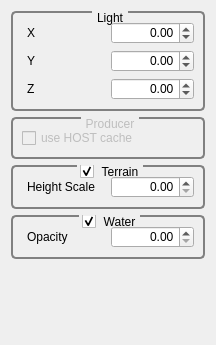
<?xml version="1.0" encoding="UTF-8"?>
<ui version="4.0">
 <class>GvQCustomEditor</class>
 <widget class="QWidget" name="GvQCustomEditor">
  <property name="geometry">
   <rect>
    <x>0</x>
    <y>0</y>
    <width>216</width>
    <height>345</height>
   </rect>
  </property>
  <property name="windowTitle">
   <string>Custom Editor</string>
  </property>
  <property name="styleSheet">
   <string>QGroupBox
{
     background-color: qlineargradient(x1: 0, y1: 0, x2: 0, y2: 1,
                                       stop: 0 #E0E0E0, stop: 1 #FFFFFF);
     border: 2px solid gray;
     border-radius: 5px;
     margin-top: 1ex; /* leave space at the top for the title */
 }

 QGroupBox::title
{
	 subcontrol-origin: margin;
     subcontrol-position: top center; /* position at the top center */
     padding: 0 3px;
     background-color: qlineargradient(x1: 0, y1: 0, x2: 0, y2: 1,
                                       stop: 0 #FFOECE, stop: 1 #FFFFFF);
 }

QLabel
{
	border-radius: 4px;
	padding: 2px;
 }
</string>
  </property>
  <layout class="QVBoxLayout" name="verticalLayout_2">
   <item>
    <widget class="QGroupBox" name="groupBox_2">
     <property name="title">
      <string>Light</string>
     </property>
     <layout class="QGridLayout" name="gridLayout_2">
      <item row="0" column="0">
       <widget class="QLabel" name="label_4">
        <property name="text">
         <string>X</string>
        </property>
       </widget>
      </item>
      <item row="0" column="1">
       <widget class="QDoubleSpinBox" name="_lightXDoubleSpinBox">
        <property name="alignment">
         <set>Qt::AlignRight|Qt::AlignTrailing|Qt::AlignVCenter</set>
        </property>
        <property name="minimum">
         <double>-99.989999999999995</double>
        </property>
        <property name="singleStep">
         <double>0.100000000000000</double>
        </property>
       </widget>
      </item>
      <item row="1" column="0">
       <widget class="QLabel" name="label_5">
        <property name="text">
         <string>Y</string>
        </property>
       </widget>
      </item>
      <item row="1" column="1">
       <widget class="QDoubleSpinBox" name="_lightYDoubleSpinBox">
        <property name="alignment">
         <set>Qt::AlignRight|Qt::AlignTrailing|Qt::AlignVCenter</set>
        </property>
        <property name="minimum">
         <double>-99.989999999999995</double>
        </property>
        <property name="singleStep">
         <double>0.100000000000000</double>
        </property>
       </widget>
      </item>
      <item row="2" column="0">
       <widget class="QLabel" name="label_6">
        <property name="text">
         <string>Z</string>
        </property>
       </widget>
      </item>
      <item row="2" column="1">
       <widget class="QDoubleSpinBox" name="_lightZDoubleSpinBox">
        <property name="alignment">
         <set>Qt::AlignRight|Qt::AlignTrailing|Qt::AlignVCenter</set>
        </property>
        <property name="minimum">
         <double>-99.989999999999995</double>
        </property>
        <property name="singleStep">
         <double>0.100000000000000</double>
        </property>
       </widget>
      </item>
     </layout>
    </widget>
   </item>
   <item>
    <widget class="QGroupBox" name="groupBox">
     <property name="enabled">
      <bool>false</bool>
     </property>
     <property name="title">
      <string>Producer</string>
     </property>
     <layout class="QVBoxLayout" name="verticalLayout">
      <item>
       <widget class="QCheckBox" name="_useHostCacheCheckBox">
        <property name="toolTip">
         <string>It avoids to read data from disk.</string>
        </property>
        <property name="text">
         <string>use HOST cache</string>
        </property>
       </widget>
      </item>
     </layout>
    </widget>
   </item>
   <item>
    <widget class="QGroupBox" name="groupBox_3">
     <property name="title">
      <string>Terrain</string>
     </property>
     <property name="checkable">
      <bool>true</bool>
     </property>
     <layout class="QGridLayout" name="gridLayout">
      <item row="0" column="0">
       <widget class="QLabel" name="label_2">
        <property name="text">
         <string>Height Scale</string>
        </property>
       </widget>
      </item>
      <item row="0" column="1">
       <widget class="QDoubleSpinBox" name="_terrainHeightScaleDoubleSpinBox">
        <property name="alignment">
         <set>Qt::AlignRight|Qt::AlignTrailing|Qt::AlignVCenter</set>
        </property>
        <property name="maximum">
         <double>1.000000000000000</double>
        </property>
        <property name="singleStep">
         <double>0.100000000000000</double>
        </property>
       </widget>
      </item>
     </layout>
    </widget>
   </item>
   <item>
    <widget class="QGroupBox" name="groupBox_4">
     <property name="title">
      <string>Water</string>
     </property>
     <property name="checkable">
      <bool>true</bool>
     </property>
     <layout class="QGridLayout" name="gridLayout_3">
      <item row="0" column="0">
       <widget class="QLabel" name="label">
        <property name="text">
         <string>Opacity</string>
        </property>
       </widget>
      </item>
      <item row="0" column="1">
       <widget class="QDoubleSpinBox" name="_waterOpacityDoubleSpinBox">
        <property name="alignment">
         <set>Qt::AlignRight|Qt::AlignTrailing|Qt::AlignVCenter</set>
        </property>
        <property name="maximum">
         <double>1.000000000000000</double>
        </property>
        <property name="singleStep">
         <double>0.100000000000000</double>
        </property>
       </widget>
      </item>
     </layout>
    </widget>
   </item>
   <item>
    <spacer name="verticalSpacer">
     <property name="orientation">
      <enum>Qt::Vertical</enum>
     </property>
     <property name="sizeHint" stdset="0">
      <size>
       <width>20</width>
       <height>122</height>
      </size>
     </property>
    </spacer>
   </item>
  </layout>
 </widget>
 <resources/>
 <connections/>
</ui>
